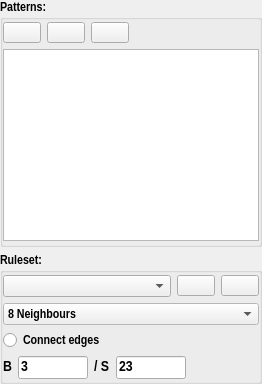
      <widget class="QFrame" name="NavFrame">
       <property name="sizePolicy">
        <sizepolicy hsizetype="Expanding" vsizetype="Preferred">
         <horstretch>0</horstretch>
         <verstretch>0</verstretch>
        </sizepolicy>
       </property>
       <property name="autoFillBackground">
        <bool>false</bool>
       </property>
       <property name="frameShape">
        <enum>QFrame::NoFrame</enum>
       </property>
       <property name="frameShadow">
        <enum>QFrame::Raised</enum>
       </property>
       <property name="lineWidth">
        <number>1</number>
       </property>
       <layout class="QVBoxLayout" name="verticalLayout_3">
        <property name="leftMargin">
         <number>0</number>
        </property>
        <property name="topMargin">
         <number>0</number>
        </property>
        <property name="rightMargin">
         <number>0</number>
        </property>
        <property name="bottomMargin">
         <number>0</number>
        </property>
        <item>
         <widget class="QGroupBox" name="groupBox_P">
          <property name="sizePolicy">
           <sizepolicy hsizetype="Expanding" vsizetype="Preferred">
            <horstretch>0</horstretch>
            <verstretch>0</verstretch>
           </sizepolicy>
          </property>
          <property name="font">
           <font>
            <family>Liberation Sans Narrow</family>
            <pointsize>10</pointsize>
            <weight>75</weight>
            <bold>true</bold>
           </font>
          </property>
          <property name="title">
           <string>Patterns:</string>
          </property>
          <layout class="QVBoxLayout" name="verticalLayout_4">
           <property name="leftMargin">
            <number>0</number>
           </property>
           <property name="topMargin">
            <number>3</number>
           </property>
           <property name="rightMargin">
            <number>0</number>
           </property>
           <property name="bottomMargin">
            <number>3</number>
           </property>
           <item>
            <layout class="QHBoxLayout" name="horizontalLayout">
             <item>
              <widget class="QPushButton" name="rootBut">
               <property name="toolTip">
                <string>Select root folder (Ctrl+R)</string>
               </property>
               <property name="text">
                <string/>
               </property>
               <property name="icon">
                <iconset resource="resources.qrc">
                 <normaloff>:/icons/icons/root.png</normaloff>:/icons/icons/root.png</iconset>
               </property>
               <property name="iconSize">
                <size>
                 <width>22</width>
                 <height>22</height>
                </size>
               </property>
               <property name="shortcut">
                <string>Ctrl+R</string>
               </property>
              </widget>
             </item>
             <item>
              <widget class="QPushButton" name="saveBut">
               <property name="toolTip">
                <string>Save pattern file (Ctrl+S)</string>
               </property>
               <property name="text">
                <string/>
               </property>
               <property name="icon">
                <iconset resource="resources.qrc">
                 <normaloff>:/icons/icons/save.png</normaloff>:/icons/icons/save.png</iconset>
               </property>
               <property name="iconSize">
                <size>
                 <width>22</width>
                 <height>22</height>
                </size>
               </property>
               <property name="shortcut">
                <string>Ctrl+S</string>
               </property>
              </widget>
             </item>
             <item>
              <widget class="QPushButton" name="loadBut">
               <property name="toolTip">
                <string>Open pattern file (Ctrl+O)</string>
               </property>
               <property name="text">
                <string/>
               </property>
               <property name="icon">
                <iconset resource="resources.qrc">
                 <normaloff>:/icons/icons/open.png</normaloff>:/icons/icons/open.png</iconset>
               </property>
               <property name="iconSize">
                <size>
                 <width>22</width>
                 <height>22</height>
                </size>
               </property>
               <property name="shortcut">
                <string>Ctrl+O</string>
               </property>
              </widget>
             </item>
             <item>
              <spacer name="horizontalSpacer_4">
               <property name="orientation">
                <enum>Qt::Horizontal</enum>
               </property>
               <property name="sizeHint" stdset="0">
                <size>
                 <width>40</width>
                 <height>20</height>
                </size>
               </property>
              </spacer>
             </item>
            </layout>
           </item>
           <item>
            <widget class="QTreeView" name="treeView">
             <property name="sizePolicy">
              <sizepolicy hsizetype="Expanding" vsizetype="Expanding">
               <horstretch>0</horstretch>
               <verstretch>0</verstretch>
              </sizepolicy>
             </property>
             <property name="cursor" stdset="0">
              <cursorShape>PointingHandCursor</cursorShape>
             </property>
             <property name="toolTip">
              <string>Browse and load (double-click) pattern files</string>
             </property>
             <attribute name="headerVisible">
              <bool>false</bool>
             </attribute>
            </widget>
           </item>
          </layout>
         </widget>
        </item>
        <item>
         <widget class="QGroupBox" name="groupBox">
          <property name="sizePolicy">
           <sizepolicy hsizetype="Expanding" vsizetype="Preferred">
            <horstretch>0</horstretch>
            <verstretch>0</verstretch>
           </sizepolicy>
          </property>
          <property name="font">
           <font>
            <family>Liberation Sans Narrow</family>
            <pointsize>10</pointsize>
            <weight>75</weight>
            <bold>true</bold>
           </font>
          </property>
          <property name="title">
           <string>Ruleset:</string>
          </property>
          <layout class="QVBoxLayout" name="verticalLayout">
           <property name="leftMargin">
            <number>0</number>
           </property>
           <property name="topMargin">
            <number>3</number>
           </property>
           <property name="rightMargin">
            <number>0</number>
           </property>
           <property name="bottomMargin">
            <number>2</number>
           </property>
           <item>
            <layout class="QHBoxLayout" name="horizontalLayout_2">
             <item>
              <widget class="QComboBox" name="rulesetsBox">
               <property name="sizePolicy">
                <sizepolicy hsizetype="MinimumExpanding" vsizetype="Fixed">
                 <horstretch>0</horstretch>
                 <verstretch>0</verstretch>
                </sizepolicy>
               </property>
               <property name="palette">
                <palette>
                 <active>
                  <colorrole role="WindowText">
                   <brush brushstyle="SolidPattern">
                    <color alpha="255">
                     <red>0</red>
                     <green>0</green>
                     <blue>0</blue>
                    </color>
                   </brush>
                  </colorrole>
                  <colorrole role="Text">
                   <brush brushstyle="SolidPattern">
                    <color alpha="255">
                     <red>0</red>
                     <green>0</green>
                     <blue>0</blue>
                    </color>
                   </brush>
                  </colorrole>
                 </active>
                 <inactive>
                  <colorrole role="WindowText">
                   <brush brushstyle="SolidPattern">
                    <color alpha="255">
                     <red>0</red>
                     <green>0</green>
                     <blue>0</blue>
                    </color>
                   </brush>
                  </colorrole>
                  <colorrole role="Text">
                   <brush brushstyle="SolidPattern">
                    <color alpha="255">
                     <red>0</red>
                     <green>0</green>
                     <blue>0</blue>
                    </color>
                   </brush>
                  </colorrole>
                 </inactive>
                 <disabled>
                  <colorrole role="WindowText">
                   <brush brushstyle="SolidPattern">
                    <color alpha="255">
                     <red>255</red>
                     <green>255</green>
                     <blue>255</blue>
                    </color>
                   </brush>
                  </colorrole>
                  <colorrole role="Text">
                   <brush brushstyle="SolidPattern">
                    <color alpha="255">
                     <red>255</red>
                     <green>255</green>
                     <blue>255</blue>
                    </color>
                   </brush>
                  </colorrole>
                 </disabled>
                </palette>
               </property>
               <property name="toolTip">
                <string>Select saved ruleset</string>
               </property>
              </widget>
             </item>
             <item>
              <widget class="QPushButton" name="addBut">
               <property name="sizePolicy">
                <sizepolicy hsizetype="Minimum" vsizetype="Fixed">
                 <horstretch>0</horstretch>
                 <verstretch>0</verstretch>
                </sizepolicy>
               </property>
               <property name="toolTip">
                <string>Add current ruleset</string>
               </property>
               <property name="text">
                <string/>
               </property>
               <property name="icon">
                <iconset resource="resources.qrc">
                 <normaloff>:/icons/icons/add.png</normaloff>:/icons/icons/add.png</iconset>
               </property>
              </widget>
             </item>
             <item>
              <widget class="QPushButton" name="removeBut">
               <property name="toolTip">
                <string>Remove this ruleset</string>
               </property>
               <property name="text">
                <string/>
               </property>
               <property name="icon">
                <iconset resource="resources.qrc">
                 <normaloff>:/icons/icons/remove.png</normaloff>:/icons/icons/remove.png</iconset>
               </property>
              </widget>
             </item>
            </layout>
           </item>
           <item>
            <widget class="QComboBox" name="modeBox">
             <property name="sizePolicy">
              <sizepolicy hsizetype="Minimum" vsizetype="Minimum">
               <horstretch>0</horstretch>
               <verstretch>0</verstretch>
              </sizepolicy>
             </property>
             <property name="maximumSize">
              <size>
               <width>16777215</width>
               <height>16777215</height>
              </size>
             </property>
             <property name="palette">
              <palette>
               <active>
                <colorrole role="Base">
                 <brush brushstyle="SolidPattern">
                  <color alpha="255">
                   <red>255</red>
                   <green>255</green>
                   <blue>255</blue>
                  </color>
                 </brush>
                </colorrole>
                <colorrole role="Window">
                 <brush brushstyle="SolidPattern">
                  <color alpha="255">
                   <red>255</red>
                   <green>255</green>
                   <blue>255</blue>
                  </color>
                 </brush>
                </colorrole>
                <colorrole role="Shadow">
                 <brush brushstyle="SolidPattern">
                  <color alpha="255">
                   <red>255</red>
                   <green>251</green>
                   <blue>247</blue>
                  </color>
                 </brush>
                </colorrole>
               </active>
               <inactive>
                <colorrole role="Base">
                 <brush brushstyle="SolidPattern">
                  <color alpha="255">
                   <red>255</red>
                   <green>255</green>
                   <blue>255</blue>
                  </color>
                 </brush>
                </colorrole>
                <colorrole role="Window">
                 <brush brushstyle="SolidPattern">
                  <color alpha="255">
                   <red>255</red>
                   <green>255</green>
                   <blue>255</blue>
                  </color>
                 </brush>
                </colorrole>
                <colorrole role="Shadow">
                 <brush brushstyle="SolidPattern">
                  <color alpha="255">
                   <red>255</red>
                   <green>251</green>
                   <blue>247</blue>
                  </color>
                 </brush>
                </colorrole>
               </inactive>
               <disabled>
                <colorrole role="Base">
                 <brush brushstyle="SolidPattern">
                  <color alpha="255">
                   <red>255</red>
                   <green>255</green>
                   <blue>255</blue>
                  </color>
                 </brush>
                </colorrole>
                <colorrole role="Window">
                 <brush brushstyle="SolidPattern">
                  <color alpha="255">
                   <red>255</red>
                   <green>255</green>
                   <blue>255</blue>
                  </color>
                 </brush>
                </colorrole>
                <colorrole role="Shadow">
                 <brush brushstyle="SolidPattern">
                  <color alpha="255">
                   <red>255</red>
                   <green>251</green>
                   <blue>247</blue>
                  </color>
                 </brush>
                </colorrole>
               </disabled>
              </palette>
             </property>
             <property name="toolTip">
              <string>Neighbourhood mode.</string>
             </property>
             <item>
              <property name="text">
               <string>8 Neighbours</string>
              </property>
              <property name="icon">
               <iconset resource="resources.qrc">
                <normaloff>:/icons/icons/8nei.png</normaloff>:/icons/icons/8nei.png</iconset>
              </property>
             </item>
             <item>
              <property name="text">
               <string>4 Neighbours</string>
              </property>
              <property name="icon">
               <iconset resource="resources.qrc">
                <normaloff>:/icons/icons/4nei.png</normaloff>:/icons/icons/4nei.png</iconset>
              </property>
             </item>
            </widget>
           </item>
           <item>
            <widget class="QRadioButton" name="edgeRadio">
             <property name="toolTip">
              <string>Makes the plane contiguous.</string>
             </property>
             <property name="text">
              <string>Connect edges</string>
             </property>
            </widget>
           </item>
           <item>
            <layout class="QHBoxLayout" name="horizontalLayout_3">
             <item>
              <widget class="QLabel" name="label_3">
               <property name="font">
                <font>
                 <pointsize>11</pointsize>
                </font>
               </property>
               <property name="text">
                <string>B</string>
               </property>
              </widget>
             </item>
             <item>
              <widget class="QLineEdit" name="Bstates">
               <property name="sizePolicy">
                <sizepolicy hsizetype="Minimum" vsizetype="Minimum">
                 <horstretch>0</horstretch>
                 <verstretch>0</verstretch>
                </sizepolicy>
               </property>
               <property name="maximumSize">
                <size>
                 <width>70</width>
                 <height>16777215</height>
                </size>
               </property>
               <property name="font">
                <font>
                 <pointsize>11</pointsize>
                </font>
               </property>
               <property name="toolTip">
                <string>Cell birth states.</string>
               </property>
               <property name="text">
                <string>3</string>
               </property>
               <property name="maxLength">
                <number>9</number>
               </property>
               <property name="placeholderText">
                <string/>
               </property>
              </widget>
             </item>
             <item>
              <widget class="QLabel" name="label_4">
               <property name="font">
                <font>
                 <pointsize>11</pointsize>
                </font>
               </property>
               <property name="text">
                <string>/ S</string>
               </property>
              </widget>
             </item>
             <item>
              <widget class="QLineEdit" name="Sstates">
               <property name="sizePolicy">
                <sizepolicy hsizetype="Minimum" vsizetype="Minimum">
                 <horstretch>0</horstretch>
                 <verstretch>0</verstretch>
                </sizepolicy>
               </property>
               <property name="maximumSize">
                <size>
                 <width>70</width>
                 <height>16777215</height>
                </size>
               </property>
               <property name="font">
                <font>
                 <pointsize>11</pointsize>
                </font>
               </property>
               <property name="toolTip">
                <string>Cell survival states.</string>
               </property>
               <property name="text">
                <string>23</string>
               </property>
               <property name="maxLength">
                <number>9</number>
               </property>
               <property name="placeholderText">
                <string/>
               </property>
              </widget>
             </item>
             <item>
              <spacer name="horizontalSpacer_3">
               <property name="orientation">
                <enum>Qt::Horizontal</enum>
               </property>
               <property name="sizeHint" stdset="0">
                <size>
                 <width>0</width>
                 <height>20</height>
                </size>
               </property>
              </spacer>
             </item>
            </layout>
           </item>
          </layout>
         </widget>
        </item>
       </layout>
      </widget>
